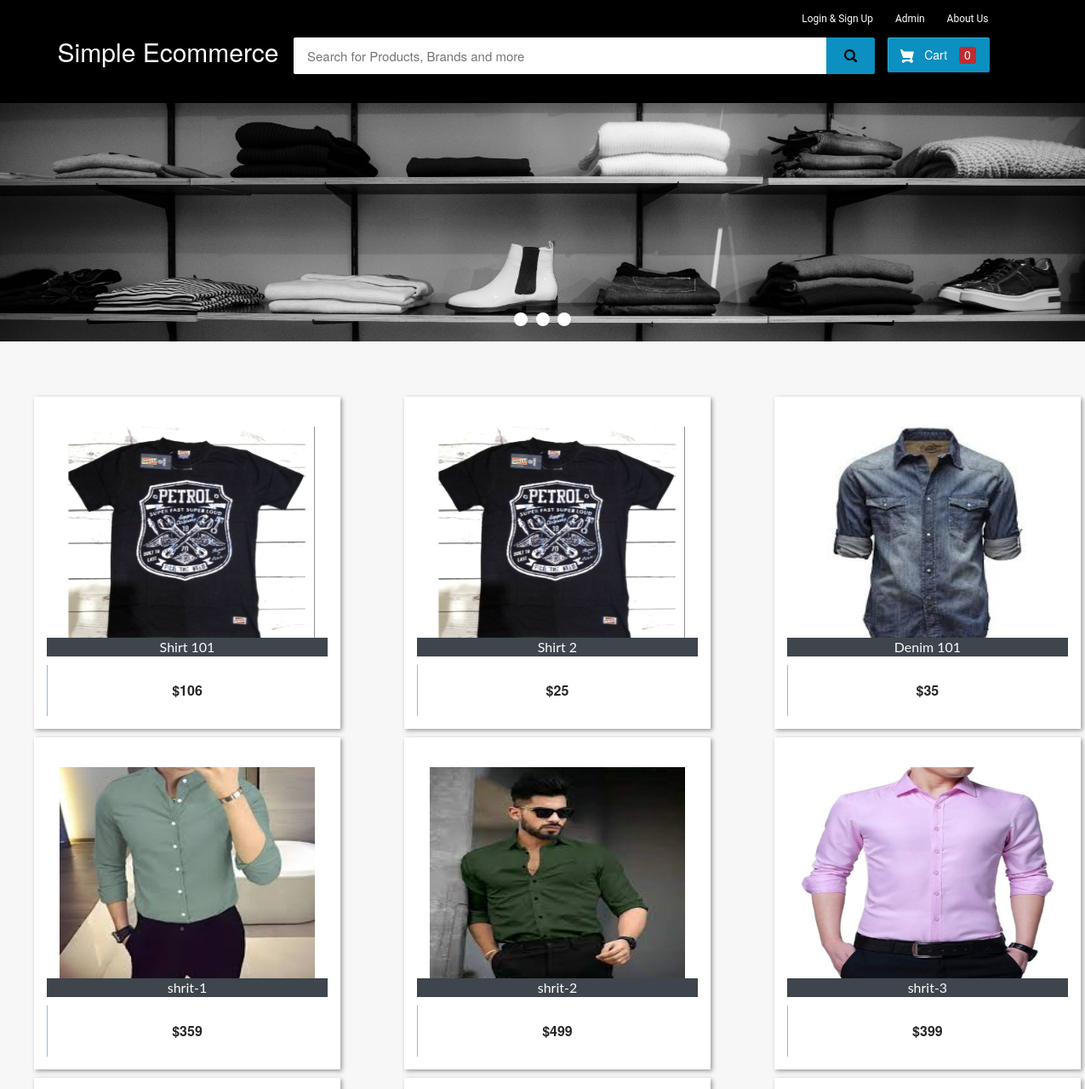
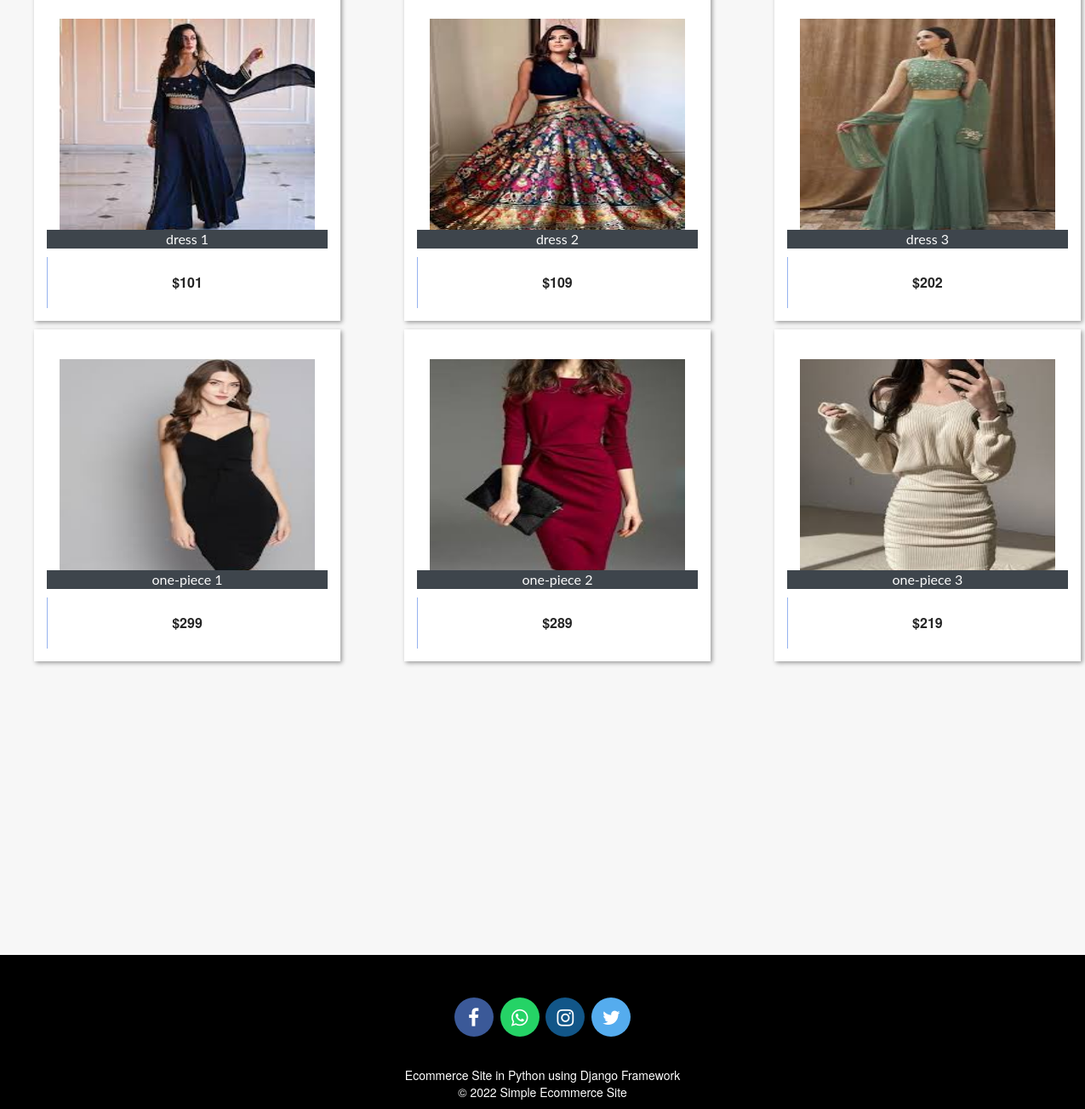
The page / on the database its author committed (2 pictures, top to bottom).
### ecom/models.py (models this page shows, shortened)
class Product(models.Model):
    name=models.CharField(max_length=40)
    product_image= models.ImageField(upload_to='product_image/',null=True,blank=True)
    price = models.PositiveIntegerField()
    description=models.CharField(max_length=40)

### ecom/views.py (the view)
# urls.py: path('',views.home_view,name=''),
def home_view(request):
    products=models.Product.objects.all()
    if 'product_ids' in request.COOKIES:
        product_ids = request.COOKIES['product_ids']
        counter=product_ids.split('|')
        product_count_in_cart=len(set(counter))
    else:
        product_count_in_cart=0
    if request.user.is_authenticated:
        return HttpResponseRedirect('afterlogin')
    return render(request,'ecom/index.html',{'products':products,'product_count_in_cart':product_count_in_cart})

### templates/ecom/index.html (shortened to what this page needs)
{% extends 'ecom/homebase.html' %}
{% load static %}
{% block content %}
<div class="row">
  <div class="col-md-12">
    <div class="slider-container">
      <div class="menu">
        <label for="slide-dot-1"></label>
        <label for="slide-dot-2"></label>
        <label for="slide-dot-3"></label>
      </div>
        <div class="slide slide-1"></div>
    </div>
  </div>
</div>
{%if products%}
<br>
  <div class="row">
      {% for p in products %}
      <div class="column">
      <div class="container page-wrapper" style="width: 450px;">
        <div class="page-inner">
          <div class="row">
            <div class="el-wrapper">
              <div class="box-up">
                <img class="img" src="{% static p.product_image.url %}" alt="product pic" height="300px" width="300px">
                <div class="img-info">
                  <div class="info-inner">
                    <span style="background-color:#3e454c; color:fbfbfb;"class="p-company">{{p.name}}</span>
                  </div>
                </div>
              </div>
              <div class="box-down">
                <a class="cart" href="{% url 'add-to-cart' p.id  %}">
                  <span class="price">${{p.price}}</span>
                  <span class="add-to-cart">
                    <span class="txt"><i class="fa fa-shopping-cart"></i> Add To Cart</span>
                  </span>
                </a>
              </div>
            </div>
          </div>
        </div>
      </div>
      </div>
{% if forloop.counter|divisibleby:"3" %}
    </div>
    <div class="row">
          <br><br><br><br><br>
{% endif %}
  {% endfor %}
</div>
{%else%}
<h3 style="text-align:center; color:#3E454C;">No Search Found</h3>
{%endif%}
<br><br><br>
<br><br><br><br><br><br><br><br><br><br><br><br>
{% endblock content %}

### templates/ecom/homebase.html (shortened to what this page needs)
<html>
{% load static %}
<head>
<link rel="stylesheet" href="https://maxcdn.bootstrapcdn.com/bootstrap/3.3.0/css/bootstrap.min.css">
<link rel="stylesheet" href="https://maxcdn.bootstrapcdn.com/font-awesome/4.7.0/css/font-awesome.min.css">
</head>
<body>
  {%if request.user.is_authenticated%}
    {% include "ecom/customer_navbar.html" %}
  {%else%}
  <div id="navbar">
    <div class="container">
        <div class="row row1">
            <ul class="largenav pull-right">
              <li class="upper-links dropdown"><a class="links" href="">Login & Sign Up</a>
              </li>
                <li class="upper-links"><a class="links" href="/adminclick">Admin</a></li>
                <li class="upper-links"><a class="links" href="/aboutus">About Us</a></li>
            </ul>
        </div>
        <div class="row row2">
            <div class="col-sm-3">
                <h2 style="margin:0px;"><a style="text-decoration:none; color:white;" href="/"><span class="largenav">Simple Ecommerce </span></a></h2>
            </div>
            <div class="navbar-search smallsearch col-sm-7 col-xs-11">
              <form  action="/search" method="get">
                <div class="row"> <input class="navbar-input col-xs-11" type="search" value="{% if search_text %}{{ search_text }}{% endif %}" placeholder="Search for Products, Brands and more" name="query" id="query">
                  <button class="navbar-button col-xs-1" type="submit">
                  </button>
                </div>
              </form>
            </div>
            <div class="cart1 largenav col-sm-2"> <a class="cart-button" href="/cart">  Cart <span class="item-number ">{{ product_count_in_cart }}</span> </a> </div>
        </div>
    </div>
</div>
  {%endif%}
{% block content %}
{% endblock content %}
<br><br><br>
<footer>
  <br>
  <p>
    <a href="#" class="fa fa-facebook"></a>
    <a href="#" class="fa fa-whatsapp"></a>
    <a href="#" class="fa fa-instagram"></a>
    <a href="#" class="fa fa-twitter"></a>
  </p>
  <br>
  <div class="container">
    <div class="row">
      <div class="col-md-12 col-sm-12">
        <div style="color:#ffffff;" class="wow fadeInUp footer-copyright">
          <p>Ecommerce Site in Python using Django Framework<br>
            &copy; 2022 Simple Ecommerce Site </p>
        </div>
      </div>
    </div>
  </div>
</footer>
</body>
</html>

### templates/ecom/homebase.html (style rules this page uses)
body { background-color: #f7f7f7; }
#navbar { background-color: #000000; color: white; }
.row1 { padding-top: 10px; padding-right: 50px }
.row2 { padding-bottom: 20px }
.navbar-input { padding: 11px 16px; border-radius: 2px 0 0 2px; border: 0 none; outline: 0 none; font-size: 15px; color:#000 }
.navbar-button { background-color: #0c8fc1; border: 1px solid #0c8fc1; border-radius: 0 2px 2px 0; color: #ffffff; padding: 10px 0; height: 43px; cursor: pointer; }
.cart-button { background-color: #0c8fc1; box-shadow: 0 4px 4px 0 rgb(0 0 0 / 23%), inset 1px 1px 0 0 hsl(0deg 0% 100% / 20%); padding: 10px 0; text-align: center; height: 41px; border-radius: 2px; font-weight: 500; width: 120px; display: inline-block; color: #FFFFFF; text-decoration: none; color: inherit; border: none; outline: none; }
.cart-svg { display: inline-block; width: 16px; height: 16px; vertical-align: middle; margin-right: 8px }
.item-number { border-radius: 3px; background-color: rgb(207 37 37 / 92%); height: 20px; padding: 3px 6px; font-weight: 500; display: inline-block; color: #fff; line-height: 12px; margin-left: 10px; }
.upper-links { display: inline-block; padding: 0 11px; line-height: 23px; font-family: 'Roboto', sans-serif; letter-spacing: 0; color: inherit; border: none; outline: none; font-size: 12px }
.dropdown { position: relative; display: inline-block; margin-bottom: 0px }
.links { color: #fff; text-decoration: none }
.largenav { display: none }
.smallsearch { margin-left: 15px; margin-top: 15px }
.menu { cursor: pointer }
footer { padding: 0px 0px 0px 0px; background-color: black; margin: 0px; }
.fa { font-size: 23px; width: 2em; height: 2em; text-align: center; text-decoration: none; margin: 5px 2px; border-radius: 50%; padding-top: 0.5em; }
.fa-facebook { background: #3B5998; color: white; margin-top: 30px; }
.fa-whatsapp { background: #25d366; color: white; }
.fa-twitter { background: #55ACEE; color: white; }
.fa-instagram { background: #125688; color: white; }
p { text-align: center; }
@media screen and (min-width: 768px) { .largenav { display: block } }
@media screen and (min-width: 768px) { .smallsearch { margin: 0px } }

### rows shown on the page
Product: product_image (picture), name "Shirt 101", price "106"
Product: product_image (picture), name "Shirt 2", price "25"
Product: product_image (picture), name "Denim 101", price "35"
Product: product_image (picture), name "shrit-1", price "359"
Product: product_image (picture), name "shrit-2", price "499"
Product: product_image (picture), name "shrit-3", price "399"
Product: product_image (picture), name "dress 1", price "101"
Product: product_image (picture), name "dress 2", price "109"
Product: product_image (picture), name "dress 3", price "202"
Product: product_image (picture), name "one-piece 1", price "299"
Product: product_image (picture), name "one-piece 2", price "289"
Product: product_image (picture), name "one-piece 3", price "219"

### other values the page prints
{{ product_count_in_cart }} "0"
